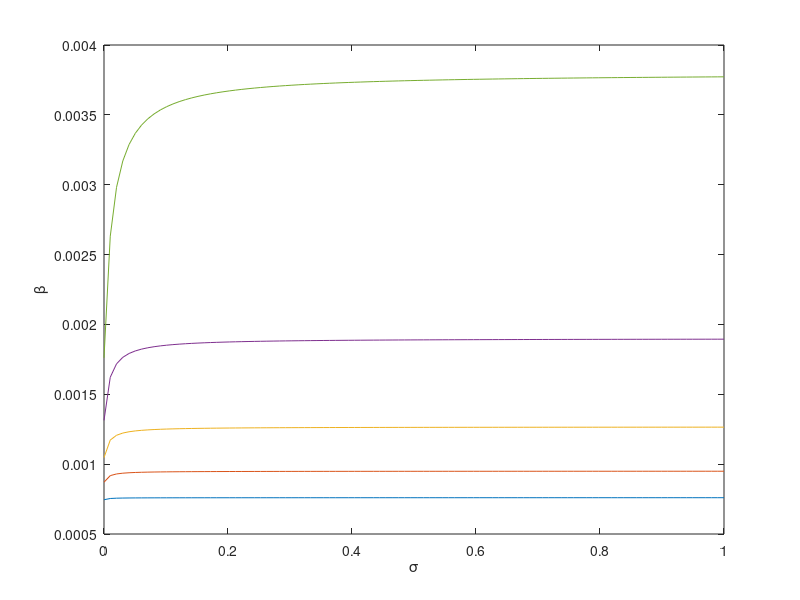

This figure's MATLAB source: (Note: this script raises an error after producing the figure.)
% Figures out the relationship between sigma and beta to have a real H*.
% In the plot produced, any sigma/beta pairing below the line produces a real H*.
% On the line is an impossible H* (division by zero).
% Above the line is an imaginary H* (square root of a negative).
%
% Last revised 7/26/11, 2:44pm

% Fixed parameters
muH = 1 / (365*5); % natural adult deaths
muj = 0.36 / (365*2); % natural baby deaths
lambda = 1; % adult hawk immigration rate
delta = 8.9; % food brought in per adult hawk
rho = (1/3)*(1/10); % chance that you get infected from eating infected food
% gamma = 0.59 / 45; % infected -> recovered conversions per hawk
alpha = 1 / (365*2); % fledgeling -> adult conversions per hawk

% ds = linspace(0,0.025,6); % d values to evaluate
 ds = linspace(0,0.02,5);
sigmas = linspace(0,1,100); % sigma values to evaluate
betas = zeros(length(ds),length(sigmas)); % space to hold the beta values

% Calculating the beta that corresponds to every sigma for the H* denominator to equal 0
for i = 1:length(ds) % For every d value...
	gamma = (1 - (40*ds(i))) / 40;
	for j = 1:length(sigmas) % For every sigma value...
		ifood = delta*rho*sigmas(j); % overall rate of infections due to food
		betas(i,j) = (1/(alpha*(muj^2+alpha*muj+muj*ds(i)+muj*gamma+alpha*gamma+gamma*ifood)))* ...
			(muH*(ifood*muj^2+ifood*muj*alpha+ifood*ds(i)*muj+ifood*ds(i)*alpha+gamma*ifood*muj+ ...
			alpha*gamma*ifood+muj^3+2*muj^2*alpha+muj^2*ds(i)+2*muj*ds(i)*alpha+muj^2*gamma+ ...
			2*alpha*muj*gamma+alpha^2*muj+alpha^2*ds(i)+alpha^2*gamma));
	end
end

% r = delta * rho;
% beta_limit = (muH*(r*muj^2+r*muj*alpha+r*d*muj+r*d*alpha+r*gamma*muj+r*alpha*gamma))/(alpha*r*gamma)
% beta_1 = betas(end)

% Plotting
plot(sigmas,betas);
ylabel('\beta');
xlabel('\sigma');
% legend('d=0.000','d=0.005','d=0.010','d=0.015','d=0.020','d=0.025',0);
 legend('d=0.000','d=0.005','d=0.010','d=0.015','d=0.020',0);
% title('Boundary of the real H* region as a function of sigma and beta');